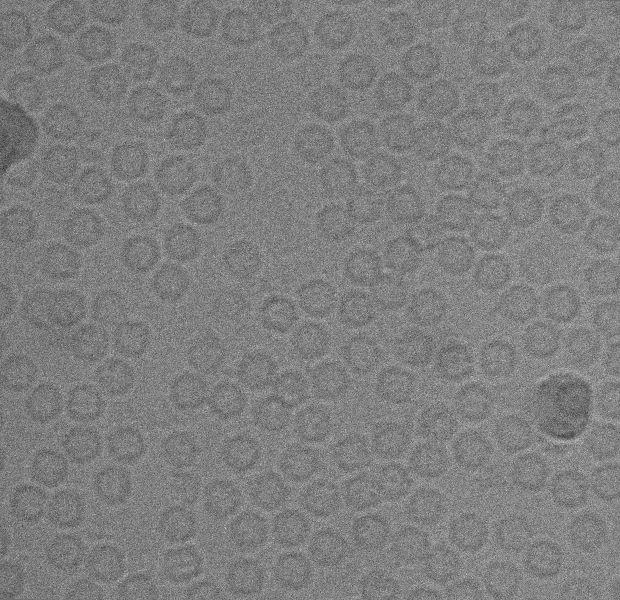
%> input picture APFIRITIN DATASET/May08_03.05.02.bin_avg.png, 1240 x 1200 px (shown at 1/2 size)
$ octave FullyAutoCryo_Picker_Demo_Final_BG.m   (GNU Octave 9; MATLAB toolbox functions it lacks are replaced by stand-ins)
%> lines starting %> are read from the running program, lines starting %| are printed output that depends on the picture; in (x1, y1, x2, y2) boxes, pixels count from 0 and x2, y2 are one past the last pixel; in counts of white or black regions, pixels touching at a corner belong together; the program's own positions count from 1
### Component 1 Fully Automated Training Particle Picking-Selection based Unsupervised Learning Approach/SuperCryoEMPicker/ICB_Process.m
function [Morphological_Image] = ICB_Process(originalImage2)
%UNTITLED Summary of this function goes here
%   Detailed explanation goes here
originalImage1=rgb2gray(originalImage2);
originalImage1 = imcomplement(originalImage1);
originalImage = imresize(originalImage1,.5);
%
%% Pre-processing Part
% Image normalization...
z=mat2gray(originalImage);
% Contrast Enhancement Correction
Inormalized=z;
limit=stretchlim(Inormalized);
CEC_Image_Adjusment=imadjust(Inormalized,[limit(1) limit(2)]);

% Hostogram Equalization
Cryo_EM_Histogram_Equalization = histeq(CEC_Image_Adjusment);

% Cryo-EM Restoration
Cryo_EM_Restoration = wiener2(Cryo_EM_Histogram_Equalization,[5 5]);

% Adaptive Histogram Equlaizer Cryo-Image
Adaptive_Histogram_Equlaizer = histeq(Cryo_EM_Restoration);
Adaptive_Histogram_Equlaizer=adapthisteq(Adaptive_Histogram_Equlaizer,'clipLimit',.02,'Distribution','rayleigh');
Adaptive_Histogram_Equlaizer=adapthisteq(Adaptive_Histogram_Equlaizer,'clipLimit',.99,'Distribution','rayleigh');

% Gaudided Filtering
Gaudided_Filtering=imguidedfilter(Adaptive_Histogram_Equlaizer);
Gaudided_Filtering=imguidedfilter(Gaudided_Filtering);
Gaudided_Filtering=imguidedfilter(Gaudided_Filtering);
Gaudided_Filtering=imguidedfilter(Gaudided_Filtering);
Gaudided_Filtering=imadjust(Gaudided_Filtering);

% Morphological Image Operation
Morphological_Image=imopen(Gaudided_Filtering,strel('disk',3));
Morphological_Image=imopen(Morphological_Image,strel('disk',1));
Morphological_Image=imopen(Morphological_Image,strel('disk',1));
Morphological_Image=imopen(Morphological_Image,strel('disk',1));
Morphological_Image=imopen(Morphological_Image,strel('disk',1));
end

### Component 1 Fully Automated Training Particle Picking-Selection based Unsupervised Learning Approach/SuperCryoEMPicker/ICB_Clustering_B.m
function [cluster_image] = ICB_Clustering_B(im)
%UNTITLED Summary of this function goes here
%   Detailed explanation goes here
% douple the image
img=double(im);

[row,col,color_mp]= size(img);

% Convert the image from 2D to 1D image space...
img_vector = img(:);

% specify number of clusters
Clusters=4;

Cluster = cell(1,Clusters);
Cluster(:) = {zeros(size(img_vector,1),1);};

% Range
range = max(img_vector) - min(img_vector);

% Determine the # of steps
stepv = range/Clusters;
% Cluster initialization
K=stepv:stepv:max(img_vector);

for ii=1:size(img_vector,1)
    difference = abs(K-img_vector(ii));
    [y,ind]=min(difference);
    Cluster{ind}(ii)=img_vector(ii);
end

cluster_1=reshape(Cluster{1,1},[row col]);
C1=cluster_1;C1(cluster_1~=0)=1;
cluster_2=reshape(Cluster{1,2},[row col]);
C2=cluster_2;C2(cluster_2~=0)=2;
cluster_3=reshape(Cluster{1,3},[row col]);
C3=cluster_3;C3(cluster_3~=0)=3;
cluster_4=reshape(Cluster{1,4},[row col]);
C4=cluster_4;C4(cluster_4~=0)=4;
%
figure;suptitle('Clustering using Our Clustering');
subplot 221; imshow(C1);title('Cluster #1');
subplot 222; imshow(C2);title('Cluster #2');
subplot 223; imshow(C3);title('Cluster #3');
subplot 224; imshow(C4);title('Cluster #4');
%%
cluster_image=C3+C4;
imwrite(cluster_image,'ICB_clustering_before_cleaning.png');
cluster1=bwareaopen(cluster_image,200);
binIM=cluster1;
SE=strel('disk',1);
cluster2=imerode(binIM,SE);
k=imfill(cluster2,'holes');
BW = imclose(k,SE);
cluster3=bwareaopen(BW,100);
cluster3=imdilate(cluster3,SE);
cluster3=imfill(cluster3,'holes');
cluster_image=cluster3;
end

### Component 1 Fully Automated Training Particle Picking-Selection based Unsupervised Learning Approach/SuperCryoEMPicker/K_means_Clustering_B.m
function [cluster_image] = K_means_Clustering_B(img,opt)
%UNTITLED2 Summary of this function goes here
%   Detailed explanation goes here
 % specify number of clusters
    ab = double(img);
    nrows = size(ab,1);
    ncols = size(ab,2);
    ab = reshape(ab,nrows*ncols,1);

    nColors = 4;
    % repeat the clustering 3 times to avoid local minima
    [cluster_idx, cluster_center] = kmeans(ab,nColors,'distance','sqEuclidean', 'Replicates', 3);

    pixel_labels = reshape(cluster_idx,nrows,ncols);
    imshow(pixel_labels,[]);

    % Sort the Clusters
    Ckm1=pixel_labels;Ckm1(pixel_labels~=1)=0;
    Ckm2=pixel_labels;Ckm2(pixel_labels~=2)=0;
    Ckm3=pixel_labels;Ckm3(pixel_labels~=3)=0;
    Ckm4=pixel_labels;Ckm4(pixel_labels~=4)=0;

    figure;suptitle('Clustering using K-means');
    subplot 221; imshow(Ckm1);title('Cluster #1');
    subplot 222; imshow(Ckm2);title('Cluster #2');
    subplot 223; imshow(Ckm3);title('Cluster #3');
    subplot 224; imshow(Ckm4);title('Cluster #4');
    disp(' ');
    clc;
    disp('_________________________________________________________');
    disp('                                                         ');
    disp('   S  E  G  M  E  N  T  A  T  I  O  N   -  S  T  E  P    ');
    disp('              U S I N G   K - M E A N S                  ');
    disp('_________________________________________________________');
    disp(' ');
    sel=input('Select Propoer Cluster #:" ');
    %
    if sel==1
        cluster=Ckm1;
    elseif sel==2
        cluster=Ckm2;
    elseif sel==3
        cluster=Ckm3;
    else
        cluster=Ckm4;
    end
    figure; imshow(cluster);title('k-means Clustering Before Cleaning');
    imwrite(cluster,'K-means_clustering_before_cleaning.png');
    cluster1=bwareaopen(cluster,200);
    binIM=cluster1;
    SE=strel('disk',1);
    cluster2=imerode(binIM,SE);
    k=imfill(cluster2,'holes');
    BW = imclose(k,SE);
    cluster3=bwareaopen(BW,100);
    cluster3=imdilate(cluster3,SE);
    cluster_image=cluster3;
end


### Component 1 Fully Automated Training Particle Picking-Selection based Unsupervised Learning Approach/SuperCryoEMPicker/FCM_Clustering_B.m
function [cluster_image] = FCM_Clustering_B(img,opt)
%UNTITLED2 Summary of this function goes here
%   Detailed explanation goes here
 % specify number of clusters
    clusterNum = 4;
    [ Unow, center, now_obj_fcn ] = FCMforImage( img, clusterNum );
    figure;
    subplot(2,2,1); imshow(img,[]);
    % [4 lines of commented-out code are left out]
    Ckfm1=imbinarize(Unow(:,:,1));
    Ckfm2=imbinarize(Unow(:,:,2));
    Ckfm3=imbinarize(Unow(:,:,3));
    Ckfm4=imbinarize(Unow(:,:,4));

    figure;suptitle('Clustering using FCM');
    subplot 221; imshow(Ckfm1);title('Cluster #1');
    subplot 222; imshow(Ckfm2);title('Cluster #2');
    subplot 223; imshow(Ckfm3);title('Cluster #3');
    subplot 224; imshow(Ckfm4);title('Cluster #4');
    %
    clc;
    disp('_________________________________________________________');
    disp('                                                         ');
    disp('   S  E  G  M  E  N  T  A  T  I  O  N   -  S  T  E  P    ');
    disp('                   U S I N G   F C M                     ');
    disp('_________________________________________________________');
    disp(' ');
    sel=input('Select Propoer Cluster #:" ');
    if sel==1
        cluster=Ckfm1;
    elseif sel==2
        cluster=Ckfm2;
    elseif sel==3
        cluster=Ckfm3;
    else
        cluster=Ckfm4;
    end
    figure; imshow(cluster);title('FCM Clustering Before Cleaning');
    imwrite(cluster,'FCM_clustering_before_cleaning.png');
    cluster1=bwareaopen(cluster,200);
    binIM=cluster1;
    SE=strel('disk',1);
    cluster2=imerode(binIM,SE);
    k=imfill(cluster2,'holes');
    BW = imclose(k,SE);
    cluster3=bwareaopen(BW,200);
    cluster3=imdilate(cluster3,SE);
    cluster_image=cluster3;
end

### Component 1 Fully Automated Training Particle Picking-Selection based Unsupervised Learning Approach/SuperCryoEMPicker/FullyAutoCryo_Picker_Demo_Final_BG.m
clc; close all; clear all;

[img,path]=uigetfile('*.tiff','Select any cryo-EM Image...');
%> the answer given: ../../APFIRITIN DATASET/May08_03.05.02.bin_avg.png
% open the directory box
str=strcat(path,img);

% read the MRI image from the spesific directory
originalImage1=imread(str);
%> originalImage1 is the input picture: size 1200x1240 uint16; min 0, max 65535, mean 32767.2
originalImage2=originalImage1;
originalImage1=rgb2gray(originalImage1);
% originalImage1 = imcomplement(originalImage1);
originalImage = imresize(originalImage1,.5);
cryo_EM_image = imresize(originalImage2,.5);
% originalImage=rgb2gray(originalImage);originalImage = imresize(originalImage,.5);
imwrite(originalImage,'originalImage.png');
figure;imshow(originalImage); title('Original Cryo-Image');
figure; imhist(originalImage);title('Histogram of the Original Cryo-Image');
orginal_I = imcrop(originalImage,[1030.875 727.625 92.75 79.25]);
%> orginal_I = []
imwrite(orginal_I,'originalImage_cropped.png');
%
%% Pre-processing Part
% Image normalization...
z=mat2gray(originalImage);
figure;imshow(z);title('Normalized cryo-EM Image')
figure; imhist(z);title('Histogram of the Cryo-Image');
imwrite(z,'Normalized.png');
Normalized_I = imcrop(z,[[1030.875 727.625 92.75 79.25]]);
%> Normalized_I = []
imwrite(Normalized_I,'Normalized_cropped.png');

% Contrast Enhancement Correction
Inormalized=z;
limit=stretchlim(Inormalized);
%> limit = [0.3; 0.735]
CEC_Image_Adjusment=imadjust(Inormalized,[limit(1) limit(2)]);
figure;imshow(CEC_Image_Adjusment);title('CEC Image Adjusment')
figure; imhist(CEC_Image_Adjusment);title('Histogram of the Cryo-Image');
imwrite(CEC_Image_Adjusment,'CEC.png');
CEC_Image_Adjusment_I = imcrop(CEC_Image_Adjusment,[1030.875 727.625 92.75 79.25]);
%> CEC_Image_Adjusment_I = []
imwrite(CEC_Image_Adjusment_I,'CEC_cropped.png');

% Hostogram Equalization
Cryo_EM_Histogram_Equalization = histeq(CEC_Image_Adjusment);
figure; imshow(Cryo_EM_Histogram_Equalization); title('Cryo-EM Histogram Equalization');
figure; imhist(Cryo_EM_Histogram_Equalization);title('Histogram of the Cryo-Image');
imwrite(Cryo_EM_Histogram_Equalization,'HE.png');
Cryo_EM_Histogram_Equalization_I = imcrop(Cryo_EM_Histogram_Equalization,[1030.875 727.625 92.75 79.25]);
%> Cryo_EM_Histogram_Equalization_I = []
imwrite(Cryo_EM_Histogram_Equalization_I,'HE_cropped.png');

% Cryo-EM Restoration
Cryo_EM_Restoration = wiener2(Cryo_EM_Histogram_Equalization,[5 5]);
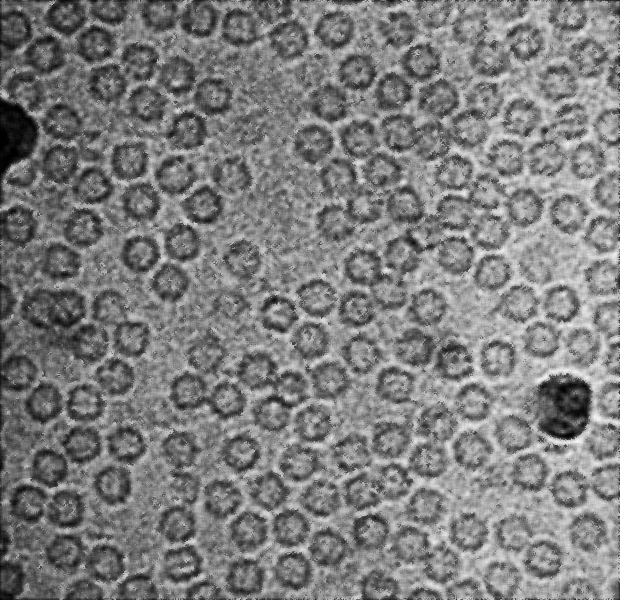
%> Cryo_EM_Restoration: size 600x620 double; min 0, max 0.957, mean 0.494
figure; imshow(Cryo_EM_Restoration); title('Cryo-EM Restoration');
figure; imhist(Cryo_EM_Restoration);title('Histogram of the Restored Cryo-Image');
imwrite(Cryo_EM_Restoration,'Restored.png');
Cryo_EM_Restoration_I = imcrop(Cryo_EM_Restoration,[1030.875 727.625 92.75 79.25]);
%> Cryo_EM_Restoration_I = []
imwrite(Cryo_EM_Restoration_I,'Restored_cropped.png');

% Adaptive Histogram Equlaizer Cryo-Image
Adaptive_Histogram_Equlaizer = histeq(Cryo_EM_Restoration);
Adaptive_Histogram_Equlaizer=adapthisteq(Adaptive_Histogram_Equlaizer,'clipLimit',.02,'Distribution','rayleigh');
Adaptive_Histogram_Equlaizer=adapthisteq(Adaptive_Histogram_Equlaizer,'clipLimit',.99,'Distribution','rayleigh');
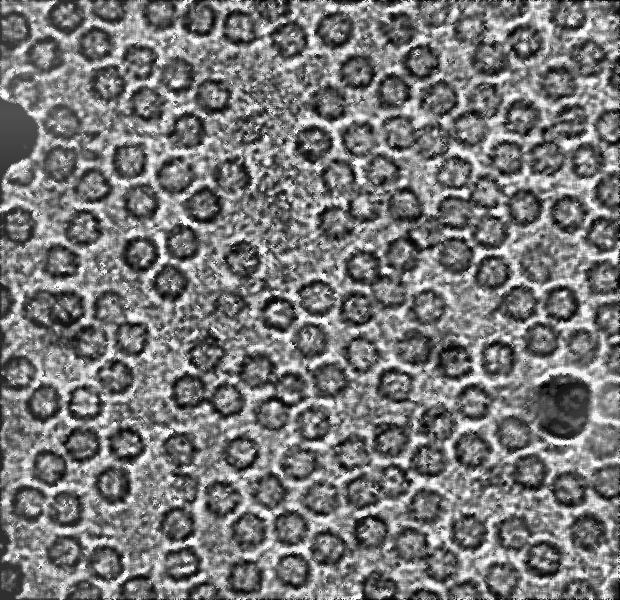
%> Adaptive_Histogram_Equlaizer: size 600x620 double; min 0, max 1, mean 0.476
figure;imshow(Adaptive_Histogram_Equlaizer);title('Adaptive Cryo-EM Histo-Equal.')
figure; imhist(Adaptive_Histogram_Equlaizer);title('Histogram of the Adaptive Cryo-EM Histo-Equal.');
imwrite(Adaptive_Histogram_Equlaizer,'Adaptive_Histogram_Equlaizer.png');
Adaptive_Histogram_Equlaizer_I = imcrop(Adaptive_Histogram_Equlaizer,[1030.875 727.625 92.75 79.25]);
%> Adaptive_Histogram_Equlaizer_I = []
imwrite(Adaptive_Histogram_Equlaizer_I,'Adaptive_Histogram_Equlaizer_cropped.png');

% Gaudided Filtering
Gaudided_Filtering=imguidedfilter(Adaptive_Histogram_Equlaizer);
Gaudided_Filtering=imguidedfilter(Gaudided_Filtering);
Gaudided_Filtering=imguidedfilter(Gaudided_Filtering);
Gaudided_Filtering=imguidedfilter(Gaudided_Filtering);
Gaudided_Filtering=imadjust(Gaudided_Filtering);
figure;imshow(Gaudided_Filtering);title('Gaudided Filtering')
figure; imhist(Gaudided_Filtering);title('Histogram of the Gaudided Filtering');
imwrite(Gaudided_Filtering,'Gaudided.png');
Gaudided_Filtering_I = imcrop(Gaudided_Filtering,[1030.875 727.625 92.75 79.25]);
%> Gaudided_Filtering_I = []
imwrite(Gaudided_Filtering_I,'Gaudided_Filtering_cropped.png');

% Morphological Image Operation
Morphological_Image=imopen(Gaudided_Filtering,strel('disk',3));
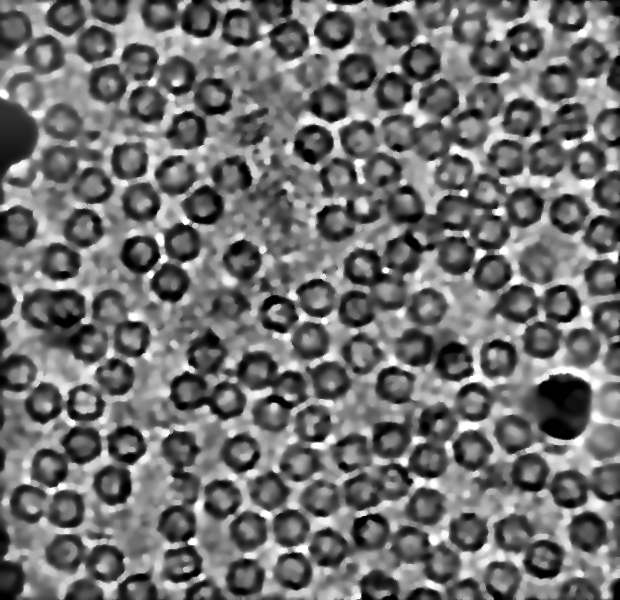
%> Morphological_Image: size 600x620 double; min 0, max 1, mean 0.442
Morphological_Image=imopen(Morphological_Image,strel('disk',1));
Morphological_Image=imopen(Morphological_Image,strel('disk',1));
Morphological_Image=imopen(Morphological_Image,strel('disk',1));
Morphological_Image=imopen(Morphological_Image,strel('disk',1));
figure;imshow(Morphological_Image);title('Morphological Image Operation')
figure; imhist(Morphological_Image);title('Histogram of Morphological Image Operation');
imwrite(Morphological_Image,'Morphological.png');
Morphological_Image_I = imcrop(Morphological_Image,[1030.875 727.625 92.75 79.25]);
%> Morphological_Image_I = []
imwrite(Morphological_Image_I,'Morphological_cropped.png');

%% ICB Clustering ....... (Partricles Clustering Stage)
tic;
[Morphological_Image1] = ICB_Process(originalImage2);
%> in ICB_Process, `originalImage = imresize(originalImage1,.5);`:
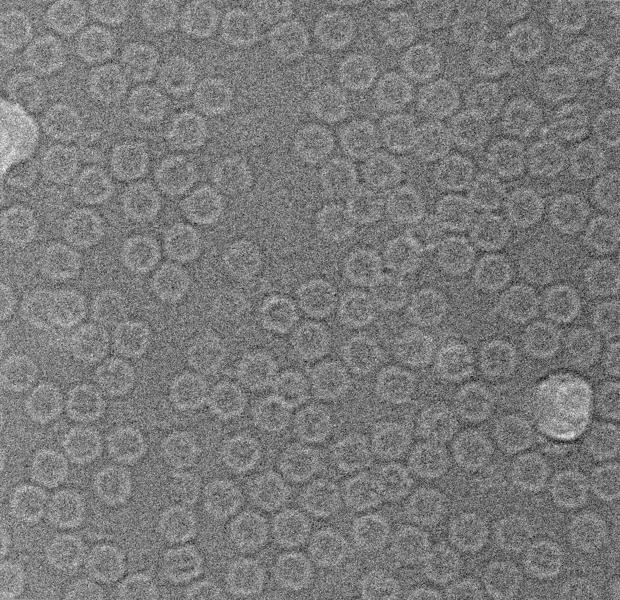
%> originalImage: size 600x620 uint16; min 15821, max 51017, mean 32767.9; drawn with min black and max white
%> in ICB_Process, `limit=stretchlim(Inormalized);`: limit = [0.265; 0.7]
%> in ICB_Process, `Gaudided_Filtering=imadjust(Gaudided_Filtering);`:
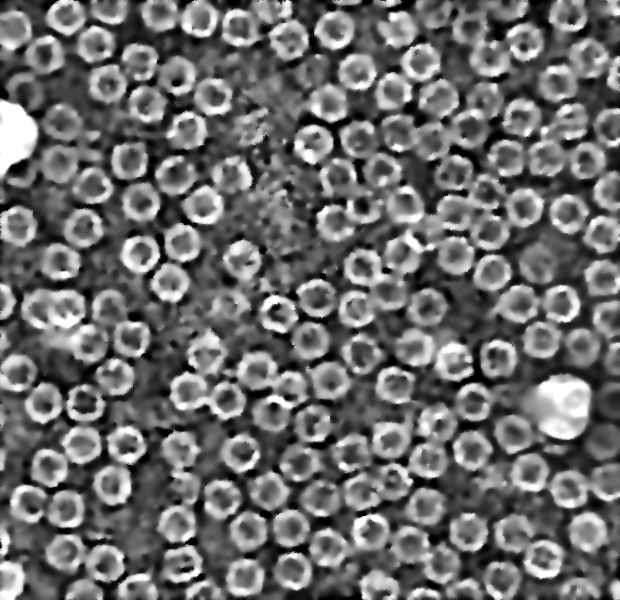
%> Gaudided_Filtering: size 600x620 double; min 0, max 1, mean 0.426
[cluster_ICB] = ICB_Clustering_B(Morphological_Image1);
%> in ICB_Clustering_B, `range = max(img_vector) - min(img_vector);`: range = 1
%> in ICB_Clustering_B, `stepv = range/Clusters;`: stepv = 0.25
%> in ICB_Clustering_B, `K=stepv:stepv:max(img_vector);`: K = [0.25 0.5 0.75 1]
%> the loop in ICB_Clustering_B, `for ii=1:size(img_vector,1)` made 372000 passes
%> (difference, y, ind) on passes 1 to 3: ([0.244 0.494 0.744 0.994], 0.244, 1), ([0.235 0.485 0.735 0.985], 0.235, 1), ([0.219 0.469 0.719 0.969], 0.219, 1)
%> after the loop in ICB_Clustering_B, `for ii=1:size(img_vector,1)`: Cluster = 4 items
%> in ICB_Clustering_B, `C1(cluster_1~=0)=1`:
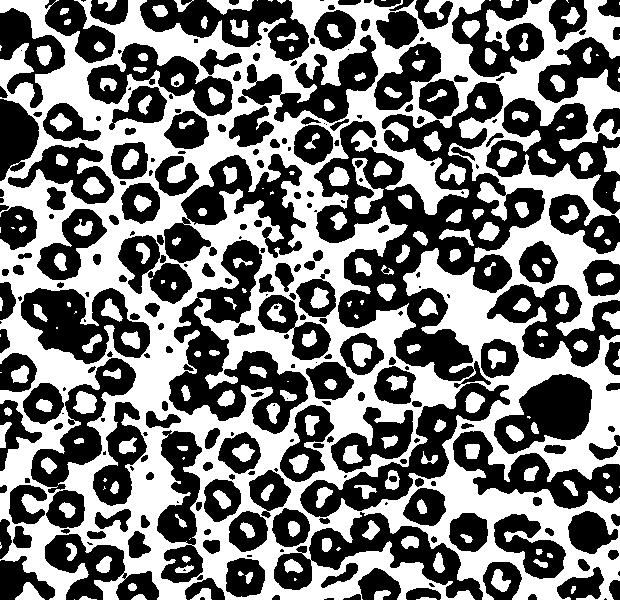
%> C1: size 600x620 double; values 0 (black) and 1 (white), 47.7% white; 214 white regions (42 under 20 px), largest, box (x1, y1, x2, y2) and area: (0, 0, 620, 600) 152588, (352, 158, 384, 214) 630, (73, 391, 97, 414) 395
%> in ICB_Clustering_B, `cluster_4=reshape(Cluster{1,4},[row col]);`:
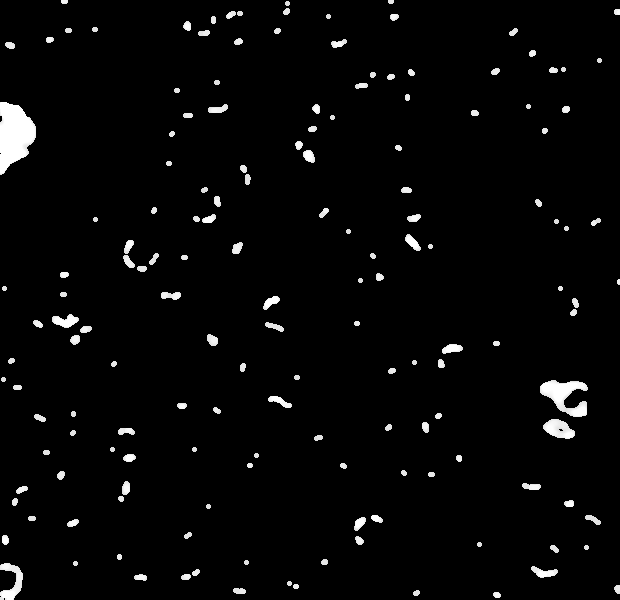
%> cluster_4: size 600x620 double; min 0, max 1, mean 0.0284
time1=toc;
fprintf(' Time consuming for Particle Detection using ICB Approach is : %f\n', time1);
pause;
%
L = logical(cluster_ICB);
cluster_ICB2 =im2double( bwareafilt(L,[10 1000]));
imwrite(cluster_ICB2,'ICB_clustering_after_cleaning.png');
%
f=cluster_ICB2;
cluster2=bwareaopen(f,0);
SE1=strel('disk',1);
cluster3=imerode(cluster2,SE1);
SE2=strel('disk',1);
cluster4=imdilate(cluster3,SE2);
figure;imshow(cluster4);title('ICB Clustering After Cleaning');
%
cell_str1=regionprops(cluster4,'All');
%> cell_str1 = 129 regions; largest, box (x1, y1, x2, y2), Area, Centroid, MajorAxisLength, MinorAxisLength and Eccentricity: (166, 224, 199, 261) 989 [183.1 243.4] 37.11 34.08 0.396, (50, 325, 102, 362) 766 [77.6 343.2] 50.36 36.74 0.684, (436, 341, 473, 380) 765 [451.6 360.9] 42.63 35.09 0.568
cell_tbl1=struct2table(cell_str1);
%> cell_tbl1 has the same summary as cell_str1
p1=prctile(cell_tbl1.FilledArea,[30 100]);
%> p1 = [251 989]
idxLowCounts1 = cell_tbl1.FilledArea >= p1(1);
%> idxLowCounts1 = 129 logical values, 91 true
cell_small1 = cell_tbl1(idxLowCounts1,:);
%> cell_small1 = 91 regions; largest, box (x1, y1, x2, y2), Area, Centroid, MajorAxisLength, MinorAxisLength and Eccentricity: (166, 224, 199, 261) 989 [183.1 243.4] 37.11 34.08 0.396, (50, 325, 102, 362) 766 [77.6 343.2] 50.36 36.74 0.684, (436, 341, 473, 380) 765 [451.6 360.9] 42.63 35.09 0.568
cell_BB1=cell_small1.Centroid;
%> cell_BB1 = 91 rows, first 12: [15.84 229.6; 7.72 301.1; 12.43 581.1; 13.42 363; 24.86 503.7; 41.71 412.8; 57.42 320.9; 48.72 457.5; 53.07 51.98; 65.96 255.5; 65.76 17.82; 67.86 298.4]
figure, imshow(cryo_EM_image);title('AutoCryoPicker:Fully Automated Single Particle Picking in Cryo-EM Images (ICB)');
% Ilabel = bwlabel(cell_small1);
%         stat = regionprops(cell_small1,'centroid');
for k = 1: length(cell_BB1)
    x1=round(cell_BB1(k,1));
    x2=round(cell_BB1(k,2));
  rectangle('Position', [x1-30 x2-30 60 60],...
  'EdgeColor','g','LineWidth',1 )
end
%> this loop made 91 passes
%> (x1, x2) on passes 1 to 8: (16, 230), (8, 301), (12, 581), (13, 363), (25, 504), (42, 413), (57, 321), (49, 457)


%% K-means Clustering...... (Partricles Clustering Stage)
tic;
[cluster_Kmeans] = K_means_Clustering_B(Morphological_Image,1);
%> in K_means_Clustering_B, `[cluster_idx, cluster_center] = kmeans(ab,nColors,'distance','sqEuclid..`: cluster_center = [0.788; 0.149; 0.565; 0.361]
%> the answer given: 1
imwrite(cluster_Kmeans,'k_means_clustering_before_cleaning.png');
time2=toc;
fprintf(' Time consuming for Particle Detection using K-means is : %f\n', time2);
pause;
%
cluster_Kmeans2 =cluster_Kmeans;
imwrite(cluster_Kmeans2,'K_means_clustering_after_cleaning.png');
%
f=cluster_Kmeans2;
cluster2=bwareaopen(f,0);
SE1=strel('disk',1);
cluster3=imerode(cluster2,SE1);
SE2=strel('disk',1);
cluster4=imdilate(cluster3,SE2);
figure;imshow(cluster4);title('K-meaqns Clustering After Cleaning');
%
cell_str1=regionprops(cluster4,'All');
%> cell_str1 = 85 regions; largest, box (x1, y1, x2, y2), Area, Centroid, MajorAxisLength, MinorAxisLength and Eccentricity: (103, 11, 209, 65) 2023 [151.6 40] 102.7 43.71 0.905, (541, 406, 620, 476) 1533 [579.2 447.7] 89.12 48.03 0.842, (531, 346, 620, 393) 1466 [572.7 371.4] 99.88 31.61 0.949
cell_tbl1=struct2table(cell_str1);
%> cell_tbl1 has the same summary as cell_str1
p1=prctile(cell_tbl1.FilledArea,[30 100]);
%> p1 = [262 2023]
idxLowCounts1 = cell_tbl1.FilledArea >= p1(1);
%> idxLowCounts1 = 85 logical values, 61 true
cell_small1 = cell_tbl1(idxLowCounts1,:);
%> cell_small1 = 61 regions; largest, box (x1, y1, x2, y2), Area, Centroid, MajorAxisLength, MinorAxisLength and Eccentricity: (103, 11, 209, 65) 2023 [151.6 40] 102.7 43.71 0.905, (541, 406, 620, 476) 1533 [579.2 447.7] 89.12 48.03 0.842, (531, 346, 620, 393) 1466 [572.7 371.4] 99.88 31.61 0.949
cell_BB1=cell_small1.Centroid;
%> cell_BB1 = 61 rows, first 12: [18.36 200.5; 18.68 320.1; 27.53 472.4; 44.18 107.8; 46.09 231.9; 52.99 34.64; 54.69 378.5; 57.25 283.2; 53.88 528.5; 75.53 488.9; 70.44 581.3; 84.71 371.8]
figure, imshow(cryo_EM_image);title('AutoCryoPicker:Fully Automated Single Particle Picking in Cryo-EM Images (k-means)');
% Ilabel = bwlabel(cell_small1);
%         stat = regionprops(cell_small1,'centroid');
for k = 1: length(cell_BB1)
    x1=round(cell_BB1(k,1));
    x2=round(cell_BB1(k,2));
  rectangle('Position', [x1-30 x2-30 60 60],...
  'EdgeColor','b','LineWidth',1 )
end
%> this loop made 61 passes
%> (x1, x2) on passes 1 to 8: (18, 201), (19, 320), (28, 472), (44, 108), (46, 232), (53, 35), (55, 378), (57, 283)
%> the run ends on the next line

%% FCM Cryo-EM image Clustering... (Partricles Clustering Stage)
tic;
[cluster_FCM] = FCM_Clustering_B(Morphological_Image);
